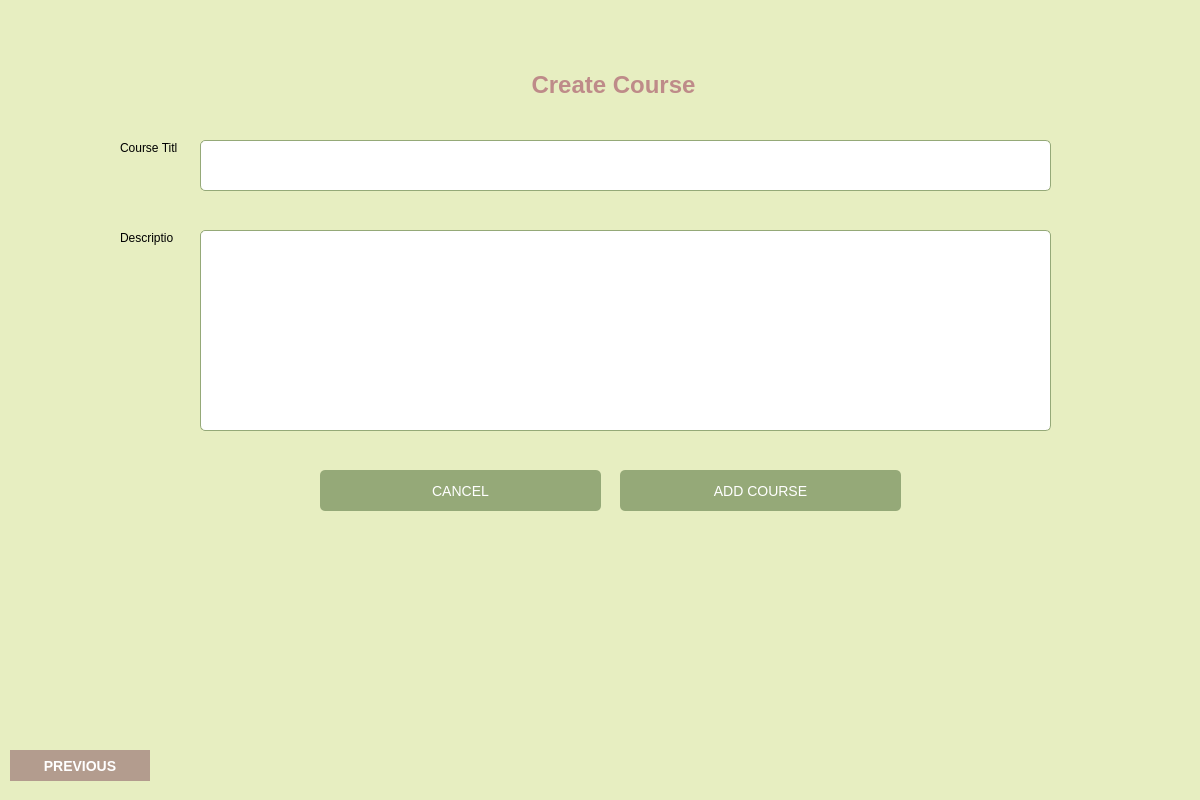
<?xml version="1.0" encoding="UTF-8"?>
<ui version="4.0">
 <class>CreateCourse</class>
 <widget class="QWidget" name="CreateCourse">
  <property name="geometry">
   <rect>
    <x>0</x>
    <y>0</y>
    <width>1200</width>
    <height>800</height>
   </rect>
  </property>
  <property name="windowTitle">
   <string>Create Course</string>
  </property>
  <property name="styleSheet">
   <string notr="true">
    QWidget {
        background-color: #E7EEC1;
    }
    QLabel#titleLabel {
        color: #BE8B89;
        font-size: 24px;
        font-weight: bold;
    }
    QLineEdit, QTextEdit {
        background-color: white;
        border: 1px solid #95A978;
        border-radius: 5px;
        padding: 8px;
        font-size: 14px;
    }
    QPushButton {
        border-radius: 5px;
        padding: 10px 20px;
        font-size: 14px;
    }
    QPushButton#addCourseBtn {
        background-color: #95A978;
        color: white;
    }
    QPushButton#cancelBtn {
        background-color: #95A978;
        color: white;
    }
    QPushButton#previousBtn {
        background-color: #BE8B89;
        color: white;
        border-top-right-radius: 20px;
    }
   </string>
  </property>
  <widget class="QLabel" name="titleLabel">
   <property name="geometry">
    <rect>
     <x>530</x>
     <y>70</y>
     <width>167</width>
     <height>29</height>
    </rect>
   </property>
   <property name="text">
    <string>Create Course</string>
   </property>
   <property name="alignment">
    <set>Qt::AlignCenter</set>
   </property>
  </widget>
  <widget class="QLabel" name="descriptionLabel">
   <property name="geometry">
    <rect>
     <x>120</x>
     <y>230</y>
     <width>53</width>
     <height>16</height>
    </rect>
   </property>
   <property name="text">
    <string>Description</string>
   </property>
  </widget>
  <widget class="QTextEdit" name="descriptionInput">
   <property name="geometry">
    <rect>
     <x>200</x>
     <y>230</y>
     <width>851</width>
     <height>201</height>
    </rect>
   </property>
   <property name="minimumSize">
    <size>
     <width>400</width>
     <height>200</height>
    </size>
   </property>
  </widget>
  <widget class="QLineEdit" name="courseTitleInput">
   <property name="geometry">
    <rect>
     <x>200</x>
     <y>140</y>
     <width>851</width>
     <height>51</height>
    </rect>
   </property>
   <property name="minimumSize">
    <size>
     <width>400</width>
     <height>0</height>
    </size>
   </property>
  </widget>
  <widget class="QLabel" name="courseTitleLabel">
   <property name="geometry">
    <rect>
     <x>120</x>
     <y>140</y>
     <width>57</width>
     <height>16</height>
    </rect>
   </property>
   <property name="text">
    <string>Course Title</string>
   </property>
  </widget>
  <widget class="QPushButton" name="cancelBtn">
   <property name="geometry">
    <rect>
     <x>320</x>
     <y>470</y>
     <width>281</width>
     <height>41</height>
    </rect>
   </property>
   <property name="text">
    <string>CANCEL</string>
   </property>
  </widget>
  <widget class="QPushButton" name="addCourseBtn">
   <property name="geometry">
    <rect>
     <x>620</x>
     <y>470</y>
     <width>281</width>
     <height>41</height>
    </rect>
   </property>
   <property name="text">
    <string>ADD COURSE</string>
   </property>
  </widget>
  <widget class="QPushButton" name="previousBtn">
   <property name="geometry">
    <rect>
     <x>10</x>
     <y>750</y>
     <width>140</width>
     <height>31</height>
    </rect>
   </property>
   <property name="styleSheet">
    <string notr="true">/* Style untuk tombol Previous */
QPushButton#previousBtn {
    background-color: #B39C8E;  /* Warna coklat muda */
    color: white;  /* Warna teks putih */
    border: none;  /* Hapus border */
    border-radius: 20px;  /* Sudut melengkung */
    padding: 8px 20px;  /* Padding vertical dan horizontal */
    min-width: 100px;  /* Lebar minimum */
    font-size: 14px;  /* Ukuran font */
    font-weight: bold;  /* Tebal font */
    text-transform: uppercase;  /* Huruf kapital */
}

/* Efek hover */
QPushButton#previousBtn:hover {
    background-color: #A08D7F;  /* Warna sedikit lebih gelap saat hover */
    cursor: pointer;  /* Kursor berubah jadi pointer */
}

/* Efek saat diklik */
QPushButton#previousBtn:pressed {
    background-color: #8F7C6E;  /* Warna lebih gelap saat diklik */
    padding-top: 9px;  /* Efek tombol ditekan */
    padding-bottom: 7px;
}

/* Efek disabled */
QPushButton#previousBtn:disabled {
    background-color: #CCBEB4;  /* Warna lebih pudar saat disabled */
    color: #E6E6E6;  /* Warna teks lebih pudar */
}</string>
   </property>
   <property name="text">
    <string>PREVIOUS</string>
   </property>
  </widget>
 </widget>
 <resources/>
 <connections/>
</ui>
